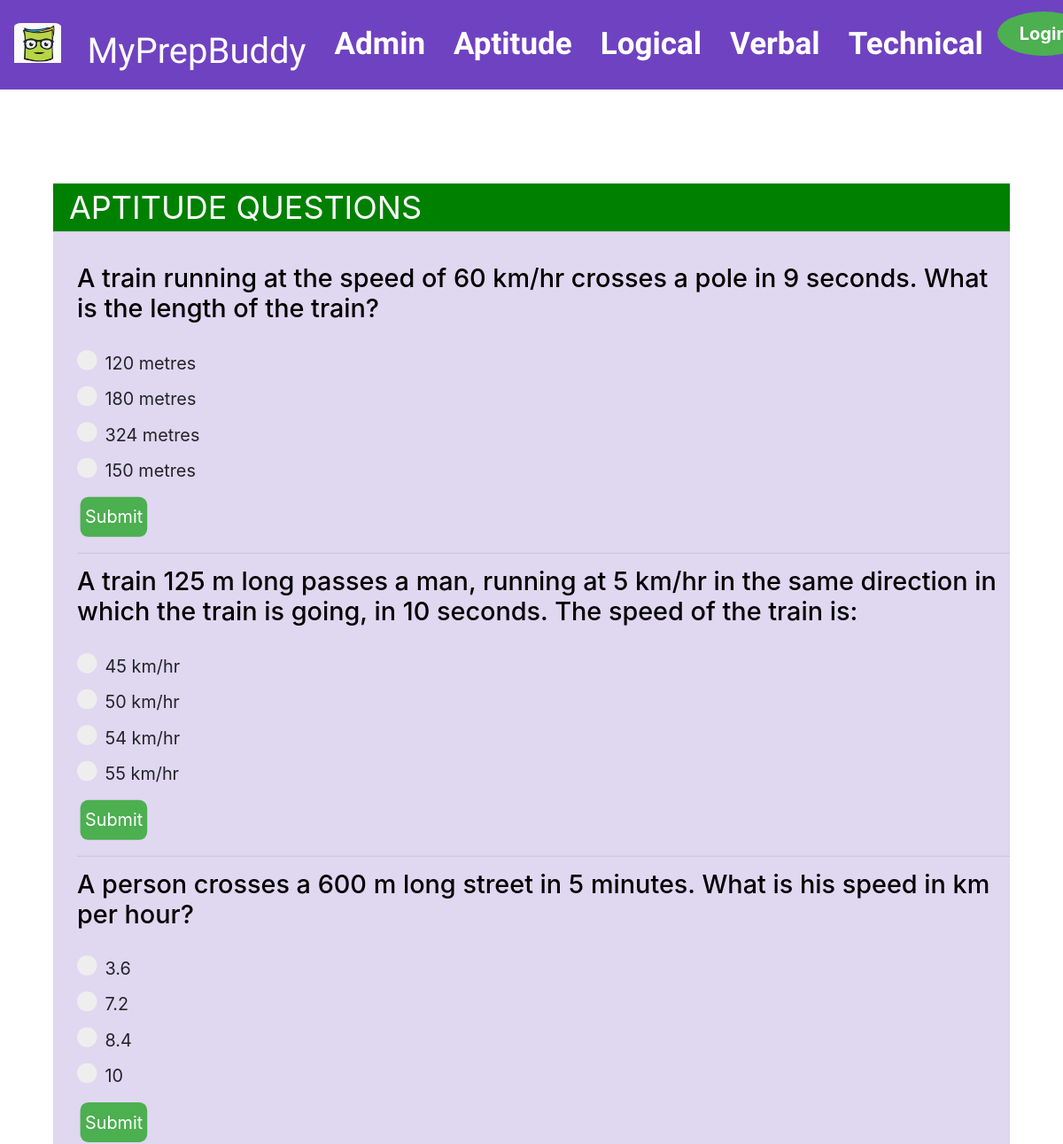
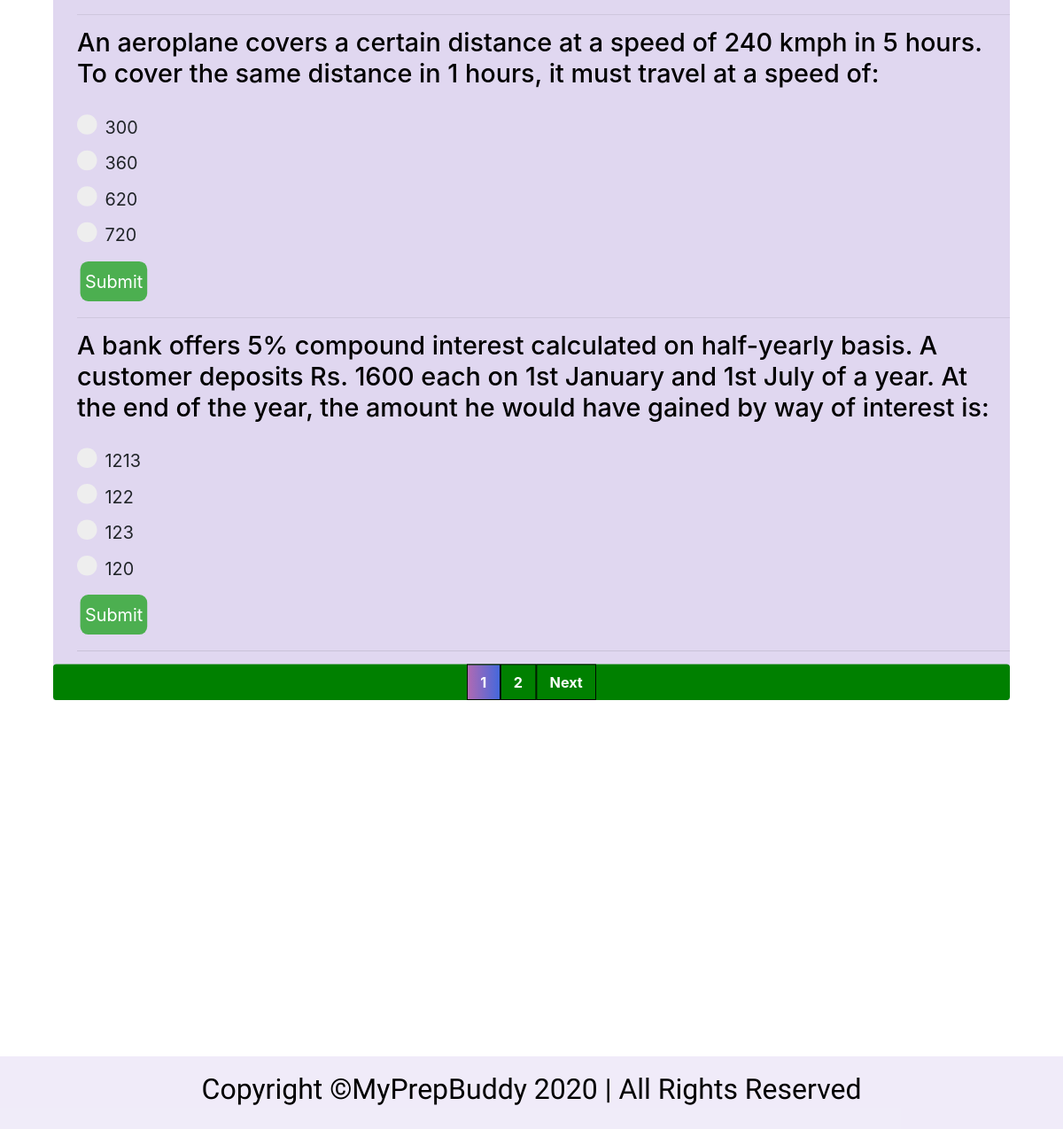
/aptitude_query.php, run on the app's committed database (2 pictures, top to bottom).
### tables this page shows
CREATE TABLE `aptitude_table` (
  `A_id` varchar(4) NOT NULL,
  `Question` varchar(5000) NOT NULL,
  `Option_1` varchar(1500) NOT NULL,
  `Option_2` varchar(1500) NOT NULL,
  `Option_3` varchar(1500) NOT NULL,
  `Option_4` varchar(1500) NOT NULL,
  `Answer` varchar(1500) NOT NULL
);

### aptitude_query.php (the view, shortened to what this page needs)
<html>
<head>
  <link rel="stylesheet" href="css/style.css" type="text/css"/>
  <link rel="stylesheet" href="css/pagination.css">
  <link rel="stylesheet" href="css/query_style.css">
</head>
<body>
   <?php include_once("./navbar/navbar.php"); ?>
 <div style='transform: scale(0.90); position: relative; top: 2px; background-color: rgba(177,156,217,0.4)'>
               <p style="background-color:green;color: white;padding-left: 20px">APTITUDE QUESTIONS</p><br>
               		<?php
               			 $per_page_record = 5;
				        if (isset($_GET["page"])) {
				            $page  = $_GET["page"];
				        }
				        else {
				          $page=1;
				        }
				        $start_from = ($page-1) * $per_page_record;
               			$db = new Database();
						$con = $db->connect();
						$result = $con->query("Select * from aptitude_table LIMIT $start_from, $per_page_record") or die($con->error);
							if($result->num_rows > 0){
							while ($row = $result->fetch_assoc()) {
               		?>
                    <div style="padding-left: 30px">
                      <h2><?php
                      $allowTypes = array('jpg','png','jpeg','gif','pdf');
                      $targetFilePath = "images/ImgQuestions/". $row["Question"];
                      $fileType = pathinfo($targetFilePath,PATHINFO_EXTENSION);
                      if(in_array($fileType, $allowTypes)){
                        echo "<img style='max-width:80%;height:auto;object-fit:contain;' src='images/ImgQuestions/".$row["Question"]."'>";
                      }else{
                       echo $row["Question"];}  ?></h2><br>
                      <form>
                        <label class="quecontainer"><?php echo $row["Option_1"] ?>
                            <input type="radio" name="choice" value="<?php echo $row['Option_1'] ?>"/><br/>
                            <span class="checkmark"></span>
                        </label>
                        <label class="quecontainer"><?php echo $row["Option_2"] ?>
                            <input type="radio" name="choice" value="<?php echo $row['Option_2'] ?>"/><br/>
                            <span class="checkmark"></span>
                        </label>
                        <label class="quecontainer"><?php echo $row["Option_3"] ?>
                            <input type="radio" name="choice" value="<?php echo $row['Option_3'] ?>"><br/>
                            <span class="checkmark"></span>
                        </label>
                        <label class="quecontainer"><?php echo $row["Option_4"] ?>
                            <input type="radio" name="choice" value="<?php echo $row['Option_4'] ?>"> <br/>
                            <span class="checkmark"></span>
                        </label>
                        <button class="submitBtn" type="button" onclick="validate(choice.value,'<?php echo $row["Answer"]; ?>','<?php echo $row["A_id"] ?>')">Submit</button>
                      </form>
                  </div>
                  <?php
                  		}
                  	}
                  ?>
              <div align="center" class="pagination">
		      <?php
		        $query = "SELECT COUNT(*) FROM aptitude_table";
		        $rs_result = mysqli_query($con, $query);
		        $row = mysqli_fetch_row($rs_result);
		        $total_records = $row[0];
		        $total_pages = ceil($total_records / $per_page_record);
		        $pagLink = "";
		        for ($i=1; $i<=$total_pages; $i++) {
		          if ($i == $page) {
		              $pagLink .= "<a class=active href='aptitude_query.php?page="
		                                                .$i."'>".$i." </a>";
		          }
		          else  {
		              $pagLink .= "<a href='aptitude_query.php?page=".$i."'>
		                                                ".$i." </a>";
		          }
		        };
		        echo $pagLink;
		        if($page<$total_pages){
		            echo "<a href='aptitude_query.php?page=".($page+1)."'>  Next </a>";
		        }
      			?>
     		 </div>
			     </div>
<?php include_once("./navbar/footer.php"); ?>
</body>
</html>

### navbar/navbar.php (shortened to what this page needs)
<link rel="stylesheet" href="css/style.css" type="text/css"/>
  <link rel="stylesheet" href="css/query_style.css">
  <link rel="stylesheet" href="css/results.css">
<link rel="stylesheet" href="https://stackpath.bootstrapcdn.com/bootstrap/4.3.1/css/bootstrap.min.css">
<nav class="navbar navbar-expand-lg navbar-light" style="background-color: #6f42c1;">
  <img src="images/logo1.jpg" style="float: left;height:  60px;border-radius: 15%;padding-top: 5px;padding-bottom: 10px">
  <a class="navbar-brand" href="home.php" style="color: white; font-family: 'Cookie', cursive; font-size: 40px; padding-left: 30px !important ; padding-top: 20px;">MyPrepBuddy</a>
  <div class="collapse navbar-collapse " id="navbarSupportedContent">
    <?php
     if(!isset($_SESSION["username"])){?>
    <ul class="navbar-nav ml-auto">
      <li class="nav-item">
        <a class="nav-link" href="./admin_login.php" style=" font-size: 35px;color: white;font-weight: bold;padding: 16px;font-family: 'Comic Neue', cursive;" > Admin</a>
      </li>
      <li class="nav-item ">
        <a class="nav-link" href="./quants.php" style=" font-size: 35px;color: white;font-weight: bold;padding: 16px;font-family: 'Comic Neue', cursive;" >Aptitude </a>
      </li>
      <li class="nav-item">
        <a class="nav-link" href="./reasoning.php" style=" font-size: 35px;color: white;font-weight: bold;padding: 16px;font-family: 'Comic Neue', cursive;" >Logical</a>
      </li>
      <li class="nav-item">
        <a class="nav-link" href="./verbal.php" style=" font-size: 35px;color: white;font-weight: bold;padding: 16px;font-family: 'Comic Neue', cursive;" >Verbal </a>
      </li>
      <li class="nav-item">
        <a class="nav-link" href="./technical.php" style=" font-size: 35px;color: white;font-weight: bold;padding: 16px;font-family: 'Comic Neue', cursive;" > Technical</a>
      </li>
     <?php } ?>
        <?php if(!isset($_SESSION["username"])){?>
        <li class="nav-item"><button onclick="window.location.href='login.html';" class="loginBtn">Login</button></li>
        </div>
     <?php } else{ ?>
          <li class="nav-item"><button onclick="window.location.href='logout.php';" class="loginBtn">Logout</button></li>
        </div>
      </li>
    <?php } ?>
</nav>

### navbar/footer.php (shortened to what this page needs)
  <footer>
    <div class="containerfooter" >
        <center>
            <small>
                <p style="font-family: 'Markazi Text', serif;">Copyright &copy;MyPrepBuddy <script>document.write(new Date().getFullYear());</script> | All Rights Reserved
                 </small></p>
        </center>
    </div>
</footer>

### css/style.css (style rules this page uses)
html { overflow-y: scroll; }
html, body { background-color: white; }
body,h1, h2, h3, h4, h5, .body .h1, .h2, .h3, .h4, .h5 { color:black; font-family: "Mulish", -apple-system, BlinkMacSystemFont, "Segoe UI", Roboto, "Helvetica Neue", Arial, "Noto Sans", sans-serif, "Apple Color Emoji", "Segoe UI Emoji", "Segoe UI Symbol", "Noto Color Emoji"; }
html, body { height: 100%; min-height: 100vh; position: relative; }
footer { margin-top:300px; padding-top:13px; padding-bottom:5px; background-color:rgba(111, 66, 193, 0.1) ; color:black; style:bold; width: 100%; }
.loginBtn { background-color: #4CAF50; color: white; font-weight: bold; padding: 20px 25px 15px 25px; border-radius: 50%; height: 50px; margin-top: 9px; margin-bottom: 5px; text-align: center; text-decoration: none; display: inline-block; font-size: 30px; }
* { box-sizing:border-box }
.active, .dot:hover { background: #4568DC; background: -webkit-linear-gradient(to right, #B06AB3, #4568DC); background: linear-gradient(to right, #B06AB3, #4568DC); }

### css/pagination.css (style rules this page uses)
input, button { height: 34px; text-align: center; }
.pagination { display: flex; align-items: center; justify-content: center; background-color: green; }
.pagination a { font-weight:bold; font-size:18px; color: black; float: left; padding: 8px 16px; text-decoration: none; border:1px solid black; color: white; }

### css/query_style.css (style rules this page uses)
p { font-size: 40px; }
.submitBtn { background-color: #4CAF50; height: 50px; border: none; color: white; text-align: center; display: inline-block; font-size: 22px; margin: 4px; cursor: pointer; border-radius: 10px; }
.quecontainer { display: block; position: relative; padding-left: 35px; margin-bottom: 12px; cursor: pointer; font-size: 22px; -webkit-user-select: none; -moz-user-select: none; -ms-user-select: none; user-select: none; }
.checkmark { position: absolute; top: 0; left: 0; height: 25px; width: 25px; background-color: #eee; border-radius: 50%; }
.checkmark:after { content: ""; position: absolute; display: none; }
.quecontainer .checkmark:after { top: 9px; left: 9px; width: 8px; height: 8px; border-radius: 50%; background: white; }
.loginBtn { background-color: #4CAF50; border: none; color: white; font-weight: bold; padding: 10px 25px 15px 25px; border-radius: 50%; height: 50px; margin-top: 5px; margin-bottom: 5px; text-align: center; text-decoration: none; display: inline-block; font-size: 20px; }

### data on the page
aptitude_table: Question "A train running at the speed of 60 km/hr crosses a pole in 9 seconds. What is the length of the train?", Option_1 "120 metres", Option_2 "180 metres", Option_3 "324 metres", Option_4 "150 metres"
aptitude_table: Question "A train 125 m long passes a man, running at 5 km/hr in the same direction in which the train is going, in 10 seconds. The speed of the train is:", Option_1 "45 km/hr", Option_2 "50 km/hr", Option_3 "54 km/hr", Option_4 "55 km/hr"
aptitude_table: Question "A person crosses a 600 m long street in 5 minutes. What is his speed in km per hour?", Option_1 "3.6", Option_2 "7.2", Option_3 "8.4", Option_4 "10"
aptitude_table: Question "An aeroplane covers a certain distance at a speed of 240 kmph in 5 hours. To cover the same distance in 1 hours, it must travel at a speed of:", Option_1 "300", Option_2 "360", Option_3 "620", Option_4 "720"
aptitude_table: Question "A bank offers 5% compound interest calculated on half-yearly basis. A customer deposits Rs. 1600 each on 1st January and 1st July of a year. At the end of the year, the amount he would have gained by way of interest is:", Option_1 "1213", Option_2 "122", Option_3 "123", Option_4 "120"
